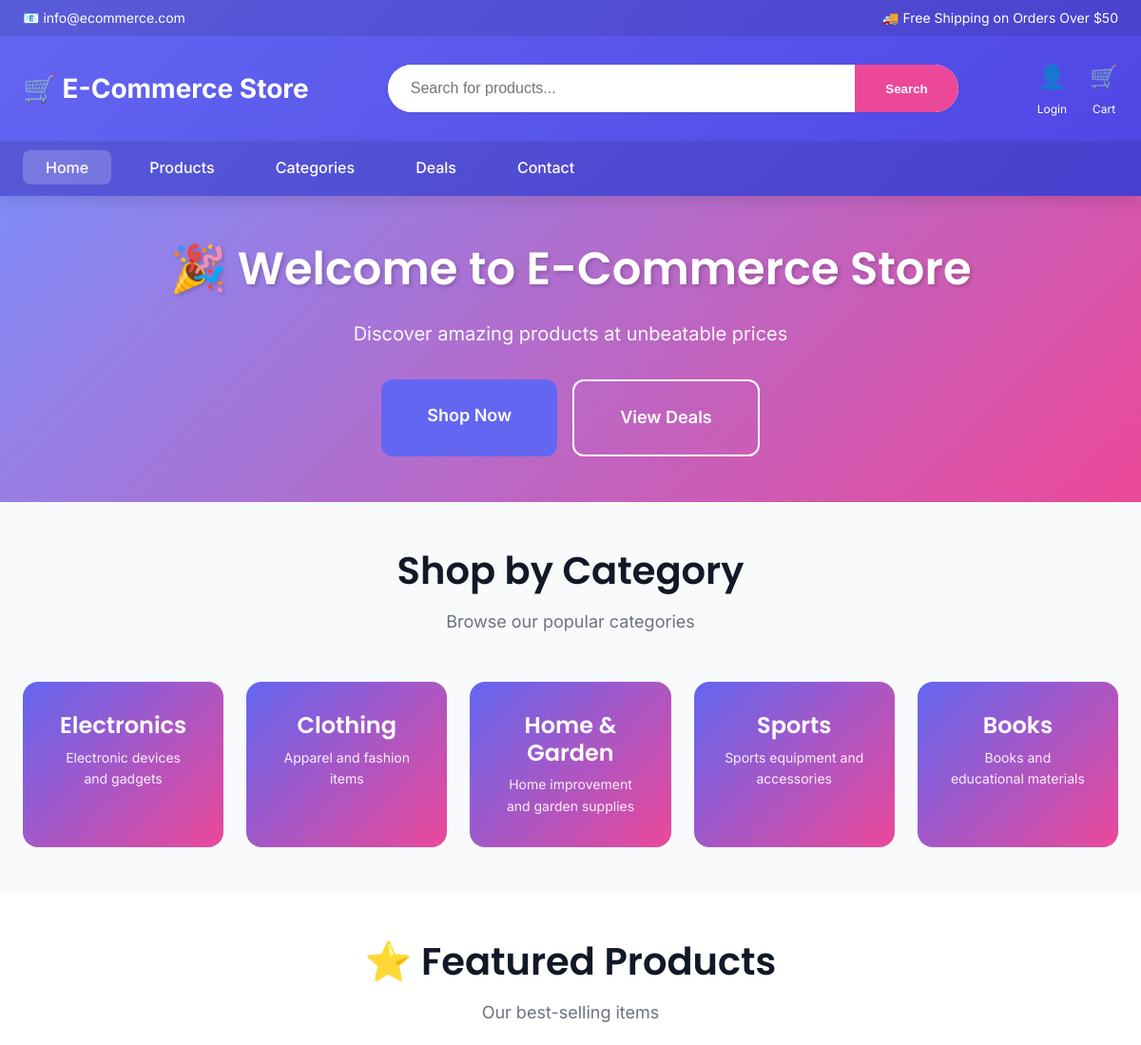
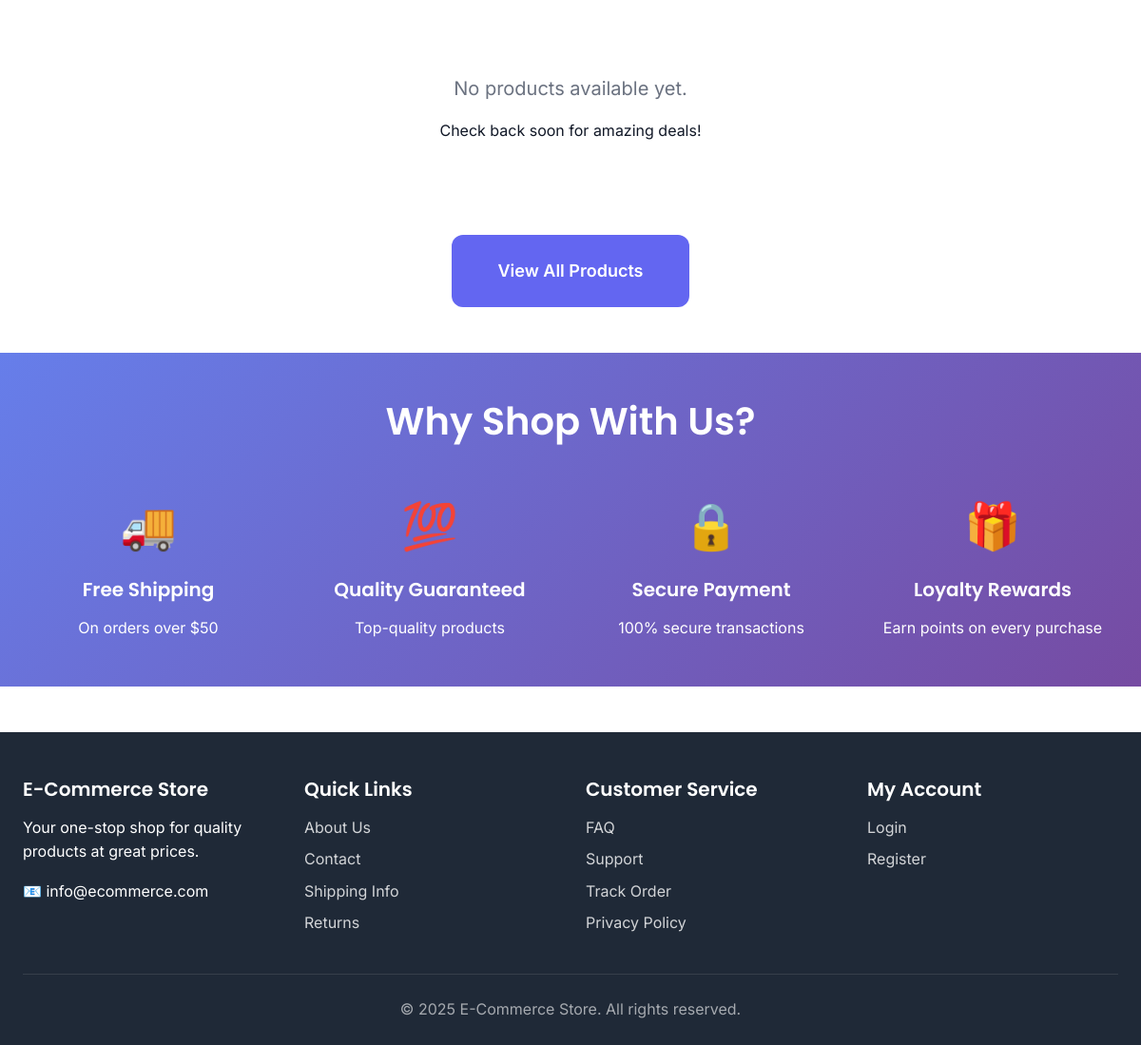
The page / on the database its author committed (2 pictures, top to bottom).
### tables this page shows
CREATE TABLE category (
    category_id INT AUTO_INCREMENT PRIMARY KEY,
    name VARCHAR(100) NOT NULL,
    parent_category_id INT NULL,
    description TEXT,
    created_at TIMESTAMP DEFAULT CURRENT_TIMESTAMP,
    FOREIGN KEY (parent_category_id) REFERENCES category(category_id) ON DELETE SET NULL,
    INDEX idx_name (name)
);

### classes/Database.php (called while the page is built, shortened)
<?php
class Database
{
    private static $instance = null;
    private $conn;
    private function __construct()
    {
        try {
            $dsn = "mysql:host=" . DB_HOST . ";dbname=" . DB_NAME . ";charset=" . DB_CHARSET;
            $options = [
                PDO::ATTR_ERRMODE => PDO::ERRMODE_EXCEPTION,
                PDO::ATTR_DEFAULT_FETCH_MODE => PDO::FETCH_ASSOC,
                PDO::ATTR_EMULATE_PREPARES => false,
                PDO::ATTR_PERSISTENT => true
            ];
            $this->conn = new PDO($dsn, DB_USER, DB_PASS, $options);
        } catch (PDOException $e) {
            error_log("Database Connection Error: " . $e->getMessage());
            throw new Exception("Database connection failed");
        }
    }
    public static function getInstance()
    {
        if (self::$instance === null) {
            self::$instance = new self();
        }
        return self::$instance;
    }
    public function query($sql, $params = [])
    {
        try {
            $stmt = $this->conn->prepare($sql);
            $stmt->execute($params);
            return $stmt;
        } catch (PDOException $e) {
            error_log("Query Error: " . $e->getMessage());
            return false;
        }
    }
    public function fetchAll($sql, $params = [])
    {
        $stmt = $this->query($sql, $params);
        return $stmt ? $stmt->fetchAll() : [];
    }
}

### classes/Auth.php (called while the page is built, shortened)
<?php
require_once __DIR__ . '/Database.php';
class Auth
{
    public function isLoggedIn()
    {
        return isset($_SESSION['logged_in']) && $_SESSION['logged_in'] === true;
    }
}

### public/index.php (the view, shortened to what this page needs)
<?php
require_once __DIR__ . '/../includes/header.php';
require_once __DIR__ . '/../classes/Database.php';
$product = new Product();
$db = Database::getInstance();
$featuredProducts = $product->getFeatured(8);
$categories = $db->fetchAll("SELECT * FROM category WHERE parent_category_id IS NULL LIMIT 6");
?>
<section class="hero">
    <div class="container">
        <h1>🎉 Welcome to <?php echo SITE_NAME; ?></h1>
        <p>Discover amazing products at unbeatable prices</p>
        <div style="display: flex; gap: 1rem; justify-content: center; margin-top: 2rem;">
            <a href="/products.php" class="btn btn-primary btn-lg">Shop Now</a>
            <a href="/deals.php" class="btn btn-outline btn-lg" style="border-color: white; color: white;">View
                Deals</a>
        </div>
    </div>
</section>
<section class="section" style="background: #f9fafb;">
    <div class="container">
        <div class="section-header">
            <h2 class="section-title">Shop by Category</h2>
            <p class="section-subtitle">Browse our popular categories</p>
        </div>
        <div class="category-grid">
            <?php foreach ($categories as $category): ?>
                <a href="/products.php?category=<?php echo $category['category_id']; ?>" class="category-card">
                    <h3><?php echo htmlspecialchars($category['name']); ?></h3>
                    <?php if ($category['description']): ?>
                        <p style="font-size: 0.875rem; margin-top: 0.5rem; opacity: 0.9;">
                            <?php echo htmlspecialchars($category['description']); ?>
                        </p>
                    <?php endif; ?>
                </a>
            <?php endforeach; ?>
        </div>
    </div>
</section>
<section class="section">
    <div class="container">
        <div class="section-header">
            <h2 class="section-title">⭐ Featured Products</h2>
            <p class="section-subtitle">Our best-selling items</p>
        </div>
        <?php if (empty($featuredProducts)): ?>
            <div style="text-align: center; padding: 3rem 0;">
                <p style="font-size: 1.25rem; color: #6b7280;">No products available yet.</p>
                <p style="margin-top: 1rem;">Check back soon for amazing deals!</p>
            </div>
        <?php endif; ?>
        <div style="text-align: center; margin-top: 3rem;">
            <a href="/products.php" class="btn btn-primary btn-lg">View All Products</a>
        </div>
    </div>
</section>
<section class="section" style="background: linear-gradient(135deg, #667eea 0%, #764ba2 100%); color: white;">
    <div class="container">
        <div class="section-header">
            <h2 class="section-title" style="color: white;">Why Shop With Us?</h2>
        </div>
        <div
            style="display: grid; grid-template-columns: repeat(auto-fit, minmax(250px, 1fr)); gap: 2rem; margin-top: 2rem;">
            <div style="text-align: center;">
                <div style="font-size: 3rem; margin-bottom: 1rem;">🚚</div>
                <h4>Free Shipping</h4>
                <p>On orders over $50</p>
            </div>
            <div style="text-align: center;">
                <div style="font-size: 3rem; margin-bottom: 1rem;">💯</div>
                <h4>Quality Guaranteed</h4>
                <p>Top-quality products</p>
            </div>
            <div style="text-align: center;">
                <div style="font-size: 3rem; margin-bottom: 1rem;">🔒</div>
                <h4>Secure Payment</h4>
                <p>100% secure transactions</p>
            </div>
            <div style="text-align: center;">
                <div style="font-size: 3rem; margin-bottom: 1rem;">🎁</div>
                <h4>Loyalty Rewards</h4>
                <p>Earn points on every purchase</p>
            </div>
        </div>
    </div>
</section>
<?php require_once __DIR__ . '/../includes/footer.php'; ?>

### includes/header.php (shortened to what this page needs)
<?php
require_once __DIR__ . '/../classes/Auth.php';
$auth = new Auth();
$isLoggedIn = $auth->isLoggedIn();
?>
<!DOCTYPE html>
<html lang="en">
<head>
    <link rel="stylesheet" href="/assets/css/style.css">
</head>
<body>
    <header>
        <div class="header-top">
            <div class="container">
                <div style="display: flex; justify-content: space-between; align-items: center;">
                    <span>📧 <?php echo SITE_EMAIL; ?></span>
                    <span>🚚 Free Shipping on Orders Over $50</span>
                </div>
            </div>
        </div>
        <div class="header-main">
            <div class="container">
                <div class="header-content">
                    <a href="/" class="logo">
                        🛒 <?php echo SITE_NAME; ?>
                    </a>
                    <div class="search-bar">
                        <form action="/search.php" method="GET" class="search-form">
                            <input type="text" name="q" class="search-input" placeholder="Search for products..."
                                value="<?php echo htmlspecialchars($_GET['q'] ?? ''); ?>">
                            <button type="submit" class="search-btn">Search</button>
                        </form>
                    </div>
                    <div class="header-actions">
                        <?php if ($isLoggedIn): ?>
                            <a href="/user/dashboard.php" class="header-icon">
                                <span style="font-size: 1.5rem;">👤</span>
                                <span style="font-size: 0.75rem;">Account</span>
                            </a>
                        <?php else: ?>
                            <a href="/login.php" class="header-icon">
                                <span style="font-size: 1.5rem;">👤</span>
                                <span style="font-size: 0.75rem;">Login</span>
                            </a>
                        <?php endif; ?>
                        <a href="/cart.php" class="header-icon">
                            <span style="font-size: 1.5rem;">🛒</span>
                            <span style="font-size: 0.75rem;">Cart</span>
                        </a>
                    </div>
                </div>
            </div>
        </div>
        <nav>
            <div class="container">
                <ul class="nav-menu">
                    <li><a href="/" class="<?php echo ($_SERVER['REQUEST_URI'] == '/' ? 'active' : ''); ?>">Home</a>
                    </li>
                    <li><a href="/products.php">Products</a></li>
                    <li><a href="/categories.php">Categories</a></li>
                    <li><a href="/deals.php">Deals</a></li>
                    <li><a href="/contact.php">Contact</a></li>
                </ul>
            </div>
        </nav>
    </header>
    <main>

### includes/footer.php (shortened to what this page needs)
</main>
<footer>
    <div class="container">
        <div class="footer-content">
            <div class="footer-section">
                <h4><?php echo SITE_NAME; ?></h4>
                <p>Your one-stop shop for quality products at great prices.</p>
                <p style="margin-top: 1rem;">📧 <?php echo SITE_EMAIL; ?></p>
            </div>
            <div class="footer-section">
                <h4>Quick Links</h4>
                <ul class="footer-links">
                    <li><a href="/about.php">About Us</a></li>
                    <li><a href="/contact.php">Contact</a></li>
                    <li><a href="/shipping.php">Shipping Info</a></li>
                    <li><a href="/returns.php">Returns</a></li>
                </ul>
            </div>
            <div class="footer-section">
                <h4>Customer Service</h4>
                <ul class="footer-links">
                    <li><a href="/faq.php">FAQ</a></li>
                    <li><a href="/support.php">Support</a></li>
                    <li><a href="/track-order.php">Track Order</a></li>
                    <li><a href="/privacy.php">Privacy Policy</a></li>
                </ul>
            </div>
            <div class="footer-section">
                <h4>My Account</h4>
                <ul class="footer-links">
                    <?php if ($isLoggedIn): ?>
                        <li><a href="/user/dashboard.php">Dashboard</a></li>
                        <li><a href="/user/orders.php">My Orders</a></li>
                        <li><a href="/user/wishlist.php">Wishlist</a></li>
                        <li><a href="/logout.php">Logout</a></li>
                    <?php else: ?>
                        <li><a href="/login.php">Login</a></li>
                        <li><a href="/register.php">Register</a></li>
                    <?php endif; ?>
                </ul>
            </div>
        </div>
        <div class="footer-bottom">
            <p>&copy; <?php echo date('Y'); ?> <?php echo SITE_NAME; ?>. All rights reserved.</p>
        </div>
    </div>
</footer>
</body>
</html>

### rows shown on the page
category: name "Electronics", description "Electronic devices and gadgets"
category: name "Clothing", description "Apparel and fashion items"
category: name "Home & Garden", description "Home improvement and garden supplies"
category: name "Sports", description "Sports equipment and accessories"
category: name "Books", description "Books and educational materials"

### other values the page prints
SITE_EMAIL "info@ecommerce.com"
SITE_NAME "E-Commerce Store"
